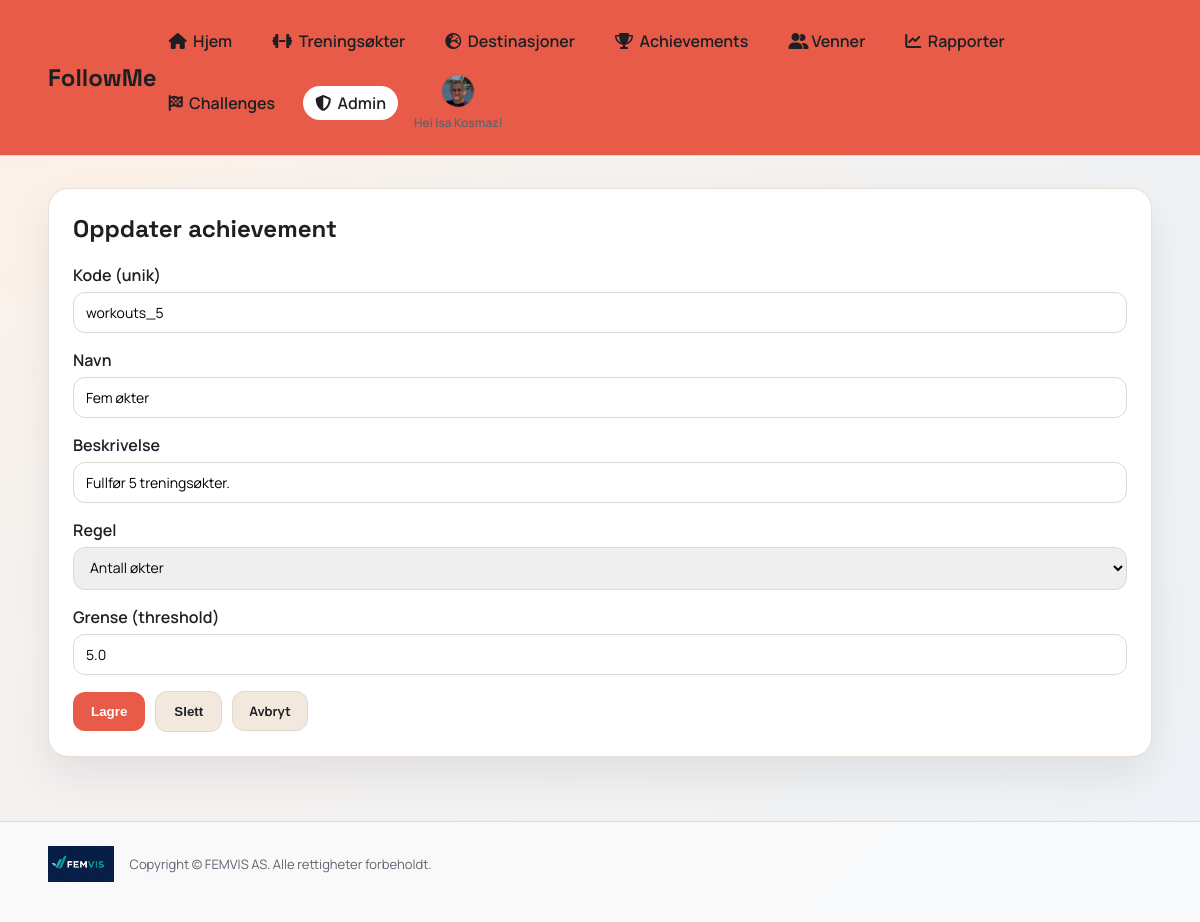
Screenshot of /admin/achievements/4/edit (signed in) with the database file from the repository.
### app.py (models this page shows)
class User(db.Model):
    id = db.Column(db.Integer, primary_key=True)
    username = db.Column(db.String(40), unique=True, nullable=False)
    full_name = db.Column(db.String(120), nullable=False)
    email = db.Column(db.String(120), unique=True, nullable=False)
    password_hash = db.Column(db.String(255), nullable=False)
    role = db.Column(db.String(20), default="user", nullable=False)
    avatar_color = db.Column(db.String(20), default="#2d7d46", nullable=False)
    avatar_icon = db.Column(db.String(20), default="boot", nullable=False)
    avatar_image = db.Column(db.String(255), nullable=True)
    created_at = db.Column(db.DateTime, default=datetime.utcnow, nullable=False)

class Achievement(db.Model):
    id = db.Column(db.Integer, primary_key=True)
    code = db.Column(db.String(40), unique=True, nullable=False)
    name = db.Column(db.String(120), nullable=False)
    description = db.Column(db.String(300), nullable=False)
    rule_type = db.Column(db.String(20), nullable=False)  # total_km or workouts
    threshold = db.Column(db.Float, nullable=False)

### app.py (the view, shortened to what this page needs)
@app.route("/admin/achievements/<int:achievement_id>/edit", methods=["GET", "POST"])
@login_required
def admin_achievement_edit(achievement_id):
    admin = get_current_user()
    if admin.role != "admin":
        flash("Du har ikke tilgang.")
        return redirect(url_for("index"))
    achievement = db.session.get(Achievement, achievement_id)
    if not achievement:
        flash("Fant ikke achievement.")
        return redirect(url_for("admin_achievements"))
    return render_template(
        "admin_achievement_edit.html", user=admin, achievement=achievement
    )

### app.py (called while the page is built)
def login_required(view):
    @wraps(view)
    def wrapper(*args, **kwargs):
        if "user_id" not in session:
            return redirect(url_for("login"))
        user = db.session.get(User, session["user_id"])
        if not user:
            session.clear()
            return redirect(url_for("login"))
        return view(*args, **kwargs)
    return wrapper

def get_current_user():
    if "user_id" not in session:
        return None
    user = db.session.get(User, session["user_id"])
    if not user:
        session.clear()
        return None
    return user

### templates/admin_achievement_edit.html (shortened to what this page needs)
{% extends "base.html" %}
{% set title = "Oppdater achievement" %}
{% block content %}
<section class="card">
  <h2>Oppdater achievement</h2>
  <form method="post" class="form">
    <label>Kode (unik)
      <input type="text" name="code" value="{{ achievement.code }}" required>
    </label>
    <label>Navn
      <input type="text" name="name" value="{{ achievement.name }}" required>
    </label>
    <label>Beskrivelse
      <input type="text" name="description" value="{{ achievement.description }}" required>
    </label>
    <label>Regel
      <select name="rule_type">
        <option value="workouts" {% if achievement.rule_type == 'workouts' %}selected{% endif %}>Antall økter</option>
      </select>
    </label>
    <label>Grense (threshold)
      <input type="number" name="threshold" step="1" min="1" value="{{ achievement.threshold }}" required>
    </label>
    <div class="form-actions">
      <button class="button" type="submit">Lagre</button>
      <button class="button secondary" type="submit" form="delete-achievement">Slett</button>
      <a class="button secondary small" href="{{ url_for('admin_achievements') }}">Avbryt</a>
    </div>
  </form>
</section>
{% endblock %}

### templates/base.html (shortened to what this page needs)
<!doctype html>
<html lang="no">
<head>
  <link rel="stylesheet" href="{{ url_for('static', filename='css/style.css') }}">
  <link rel="stylesheet" href="https://cdnjs.cloudflare.com/ajax/libs/font-awesome/6.5.2/css/all.min.css">
</head>
<body>
  <div class="app-shell">
    <header class="topbar">
      <a class="brand-link" href="{{ url_for('index') }}"><div class="brand">FollowMe</div></a>
      {% if user %}
      <div class="nav-shell">
        <nav class="nav">
          <a href="{{ url_for('index') }}" class="{% if request.path == url_for('index') %}active{% endif %}"><i class="fa-solid fa-house"></i>&nbsp; Hjem</a>
          <a href="{{ url_for('workouts') }}" class="{% if request.path.startswith(url_for('workouts')) %}active{% endif %}"><i class="fa-solid fa-dumbbell"></i>&nbsp; Treningsøkter</a>
          <a href="{{ url_for('destinations') }}" class="{% if request.path.startswith(url_for('destinations')) %}active{% endif %}"><i class="fa-solid fa-earth-europe"></i>&nbsp; Destinasjoner</a>
          <a href="{{ url_for('achievements') }}" class="{% if request.path.startswith(url_for('achievements')) %}active{% endif %}"><i class="fa-solid fa-trophy"></i>&nbsp; Achievements</a>
          <a href="{{ url_for('friends') }}" class="{% if request.path.startswith(url_for('friends')) %}active{% endif %}"><i class="fa-solid fa-user-group"></i> Venner</a>
          <a href="{{ url_for('reports') }}" class="{% if request.path.startswith(url_for('reports')) %}active{% endif %}"><i class="fa-solid fa-chart-line"></i>&nbsp; Rapporter</a>
          <a href="{{ url_for('challenges') }}" class="{% if request.path.startswith(url_for('challenges')) %}active{% endif %}"><i class="fa-solid fa-flag-checkered"></i>&nbsp; Challenges</a>
          {% if user.role == 'admin' %}
          <a href="{{ url_for('admin_dashboard') }}" class="{% if request.path.startswith('/admin') %}active{% endif %}"><i class="fa-solid fa-shield-halved"></i>&nbsp; Admin</a>
          {% endif %}
          <div class="nav-avatar-wrap">
            <a class="nav-avatar {% if user.avatar_image %}has-image{% endif %}" href="{{ url_for('profile') }}" style="--accent: {{ user.avatar_color }}" aria-label="Profil">
              {% if user.avatar_image %}
                <img src="{{ url_for('static', filename='uploads/' ~ user.avatar_image) }}" alt="Avatar">
              {% endif %}
            </a>
            <div class="nav-welcome">Hei {{ user.full_name }}!</div>
          </div>
        </nav>
      </div>
      {% endif %}
    </header>
    <main class="main">
      {% block content %}{% endblock %}
    </main>
    <footer class="footer">
      <div class="footer-inner">
        <img src="{{ url_for('static', filename='img/logo.jpg') }}" alt="FEMVIS AS logo">
        <p>Copyright © FEMVIS AS. Alle rettigheter forbeholdt.</p>
      </div>
    </footer>
  </div>
</body>
</html>

### static/css/style.css (style rules this page uses)
:root { --bg: #f6f2ee; --bg-2: #edf1f6; --card: #ffffff; --ink: #1e1f22; --muted: #5d6470; --accent: #2d7d46; --accent-2: #d96d4e; --stroke: #e0d7ce; }
* { box-sizing: border-box; }
body { margin: 0; font-family: "Manrope", sans-serif; color: var(--ink); background: radial-gradient(circle at top left, #fff1e6 0%, var(--bg) 35%, var(--bg-2) 100%); }
.app-shell { min-height: 100vh; }
.topbar { display: flex; align-items: center; justify-content: space-between; padding: 24px 48px; position: sticky; top: 0; backdrop-filter: blur(6px); background: #e85b48; border-bottom: 1px solid var(--stroke); z-index: 10; }
.brand { font-family: "Space Grotesk", sans-serif; font-size: 24px; font-weight: 700; }
.brand-link { text-decoration: none; color: inherit; }
.nav { display: flex; gap: 16px; flex-wrap: wrap; align-items: center; }
.nav a { text-decoration: none; color: var(--ink); font-weight: 600; padding: 6px 12px; border-radius: 999px; }
.nav a.active { background: var(--card); }
.nav a.nav-avatar { padding: 0; }
.nav-avatar { width: 34px; height: 34px; border-radius: 50%; background: var(--accent); display: flex; align-items: center; justify-content: center; color: #fff; font-weight: 700; overflow: hidden; border: 1px solid rgba(0, 0, 0, 0.08); padding: 0; }
.nav-avatar img { width: 100%; height: 100%; object-fit: cover; display: block; border-radius: 50%; }
.nav-avatar.has-image { background: transparent; }
.nav-avatar-wrap { position: relative; display: flex; align-items: center; flex-direction: column; gap: 6px; }
.nav-welcome { font-size: 12px; color: var(--muted); font-weight: 600; text-align: center; max-width: 140px; }
.nav-shell { display: flex; align-items: center; gap: 12px; position: relative; }
.main { padding: 32px 48px 64px; }
.footer { padding: 24px 48px 40px; border-top: 1px solid var(--stroke); background: rgba(255, 255, 255, 0.6); }
.footer-inner { display: flex; align-items: center; gap: 16px; flex-wrap: wrap; }
.footer-inner img { height: 36px; }
.footer-inner p { margin: 0; color: var(--muted); font-size: 13px; }
.card { background: var(--card); border-radius: 20px; padding: 24px; box-shadow: 0 18px 40px rgba(29, 31, 34, 0.08); border: 1px solid rgba(224, 215, 206, 0.8); }
.card h2 { margin-top: 0; font-family: "Space Grotesk", sans-serif; }
.form { display: grid; gap: 16px; }
.form label { display: grid; gap: 6px; font-weight: 600; }
input, select { border: 1px solid var(--stroke); border-radius: 12px; padding: 10px 12px; font-size: 14px; font-family: "Manrope", sans-serif; }
.button { background: #e85b48; color: #fff; border: none; padding: 12px 18px; border-radius: 12px; font-weight: 700; cursor: pointer; text-decoration: none; display: inline-block; text-align: center; }
.button.secondary { background: #f2e8de; color: var(--ink); border: 1px solid var(--stroke); }
.button.small { padding: 10px 16px; font-size: 13px; }
.form-actions { display: flex; flex-wrap: wrap; gap: 10px; align-items: center; }

### rows the page displays
User: avatar_image (picture), full_name "Isa Kosmaz"
Achievement: code "workouts_5", name "Fem økter", description "Fullfør 5 treningsøkter.", rule_type "Antall økter", threshold "5.0"
